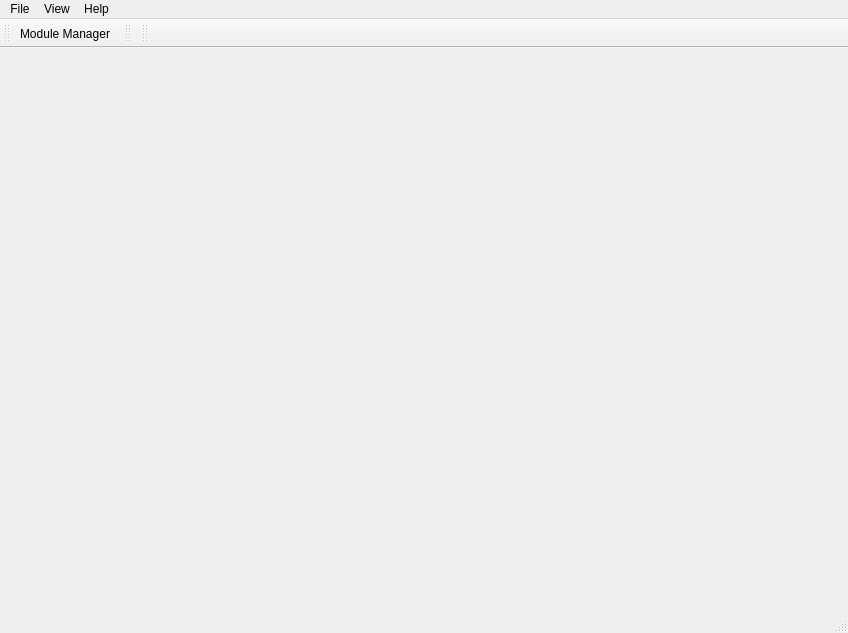
<?xml version="1.0" encoding="UTF-8"?>
<ui version="4.0">
 <class>MainWindow</class>
 <widget class="QMainWindow" name="MainWindow">
  <property name="geometry">
   <rect>
    <x>0</x>
    <y>0</y>
    <width>848</width>
    <height>633</height>
   </rect>
  </property>
  <property name="windowTitle">
   <string>MainWindow</string>
  </property>
  <widget class="QWidget" name="centralWidget"/>
  <widget class="QMenuBar" name="menuBar">
   <property name="geometry">
    <rect>
     <x>0</x>
     <y>0</y>
     <width>848</width>
     <height>21</height>
    </rect>
   </property>
   <widget class="QMenu" name="menuFile">
    <property name="title">
     <string>File</string>
    </property>
    <addaction name="actionModule_Manager"/>
    <addaction name="actionMaterial_Manager"/>
    <addaction name="separator"/>
    <addaction name="actionTake_Screenshot"/>
    <addaction name="separator"/>
    <addaction name="actionExit"/>
   </widget>
   <widget class="QMenu" name="menuView">
    <property name="title">
     <string>View</string>
    </property>
    <addaction name="separator"/>
    <addaction name="actionOutput"/>
    <addaction name="actionActive_Modules"/>
    <addaction name="actionModule_Configuration"/>
    <addaction name="separator"/>
    <addaction name="actionRemove_Current_View"/>
    <addaction name="actionSplit_Current_View_Horizontal"/>
    <addaction name="actionSplit_Current_View_Vertical"/>
   </widget>
   <widget class="QMenu" name="menuHelp">
    <property name="title">
     <string>Help</string>
    </property>
    <addaction name="actionLicense"/>
   </widget>
   <addaction name="menuFile"/>
   <addaction name="menuView"/>
   <addaction name="menuHelp"/>
  </widget>
  <widget class="QToolBar" name="mainToolBar">
   <attribute name="toolBarArea">
    <enum>TopToolBarArea</enum>
   </attribute>
   <attribute name="toolBarBreak">
    <bool>false</bool>
   </attribute>
   <addaction name="actionModule_Manager"/>
  </widget>
  <widget class="QStatusBar" name="statusBar"/>
  <widget class="QToolBar" name="toolBarVCR">
   <property name="windowTitle">
    <string>toolBar</string>
   </property>
   <attribute name="toolBarArea">
    <enum>TopToolBarArea</enum>
   </attribute>
   <attribute name="toolBarBreak">
    <bool>false</bool>
   </attribute>
  </widget>
  <widget class="QToolBar" name="toolBarView">
   <property name="windowTitle">
    <string>toolBar</string>
   </property>
   <attribute name="toolBarArea">
    <enum>TopToolBarArea</enum>
   </attribute>
   <attribute name="toolBarBreak">
    <bool>false</bool>
   </attribute>
  </widget>
  <action name="actionModule_Manager">
   <property name="icon">
    <iconset resource="../thesource.qrc">
     <normaloff>:/resources/icons/module_manager.png</normaloff>:/resources/icons/module_manager.png</iconset>
   </property>
   <property name="text">
    <string>Module Manager</string>
   </property>
   <property name="toolTip">
    <string>Show Module Manager</string>
   </property>
  </action>
  <action name="actionExit">
   <property name="text">
    <string>Exit</string>
   </property>
  </action>
  <action name="actionManager">
   <property name="text">
    <string>Manager</string>
   </property>
  </action>
  <action name="actionAdd">
   <property name="text">
    <string>Add</string>
   </property>
  </action>
  <action name="actionRemove">
   <property name="text">
    <string>Remove</string>
   </property>
  </action>
  <action name="actionFramework_Messages">
   <property name="text">
    <string>Framework Messages</string>
   </property>
  </action>
  <action name="actionActive_Modules">
   <property name="checkable">
    <bool>true</bool>
   </property>
   <property name="text">
    <string>Active Modules</string>
   </property>
  </action>
  <action name="actionModule_Configuration">
   <property name="checkable">
    <bool>true</bool>
   </property>
   <property name="text">
    <string>Module Configuration</string>
   </property>
  </action>
  <action name="actionRemove_Current_View">
   <property name="text">
    <string>Remove Current View</string>
   </property>
  </action>
  <action name="actionSplit_Current_View_Horizontal">
   <property name="text">
    <string>Split Current View Horizontal</string>
   </property>
  </action>
  <action name="actionSplit_Current_View_Vertical">
   <property name="text">
    <string>Split Current View Vertical</string>
   </property>
  </action>
  <action name="actionModule_Messages">
   <property name="text">
    <string>Module Messages</string>
   </property>
  </action>
  <action name="actionLicense">
   <property name="text">
    <string>License</string>
   </property>
  </action>
  <action name="actionMaterial_Manager">
   <property name="icon">
    <iconset resource="../thesource.qrc">
     <normaloff>:/resources/icons/material_manager.png</normaloff>:/resources/icons/material_manager.png</iconset>
   </property>
   <property name="text">
    <string>Material Manager</string>
   </property>
   <property name="toolTip">
    <string>Show Material Manager</string>
   </property>
  </action>
  <action name="actionOutput">
   <property name="checkable">
    <bool>true</bool>
   </property>
   <property name="text">
    <string>Output</string>
   </property>
  </action>
  <action name="actionTake_Screenshot">
   <property name="text">
    <string>Take Screenshot</string>
   </property>
  </action>
 </widget>
 <layoutdefault spacing="6" margin="11"/>
 <resources>
  <include location="../thesource.qrc"/>
 </resources>
 <connections/>
</ui>
